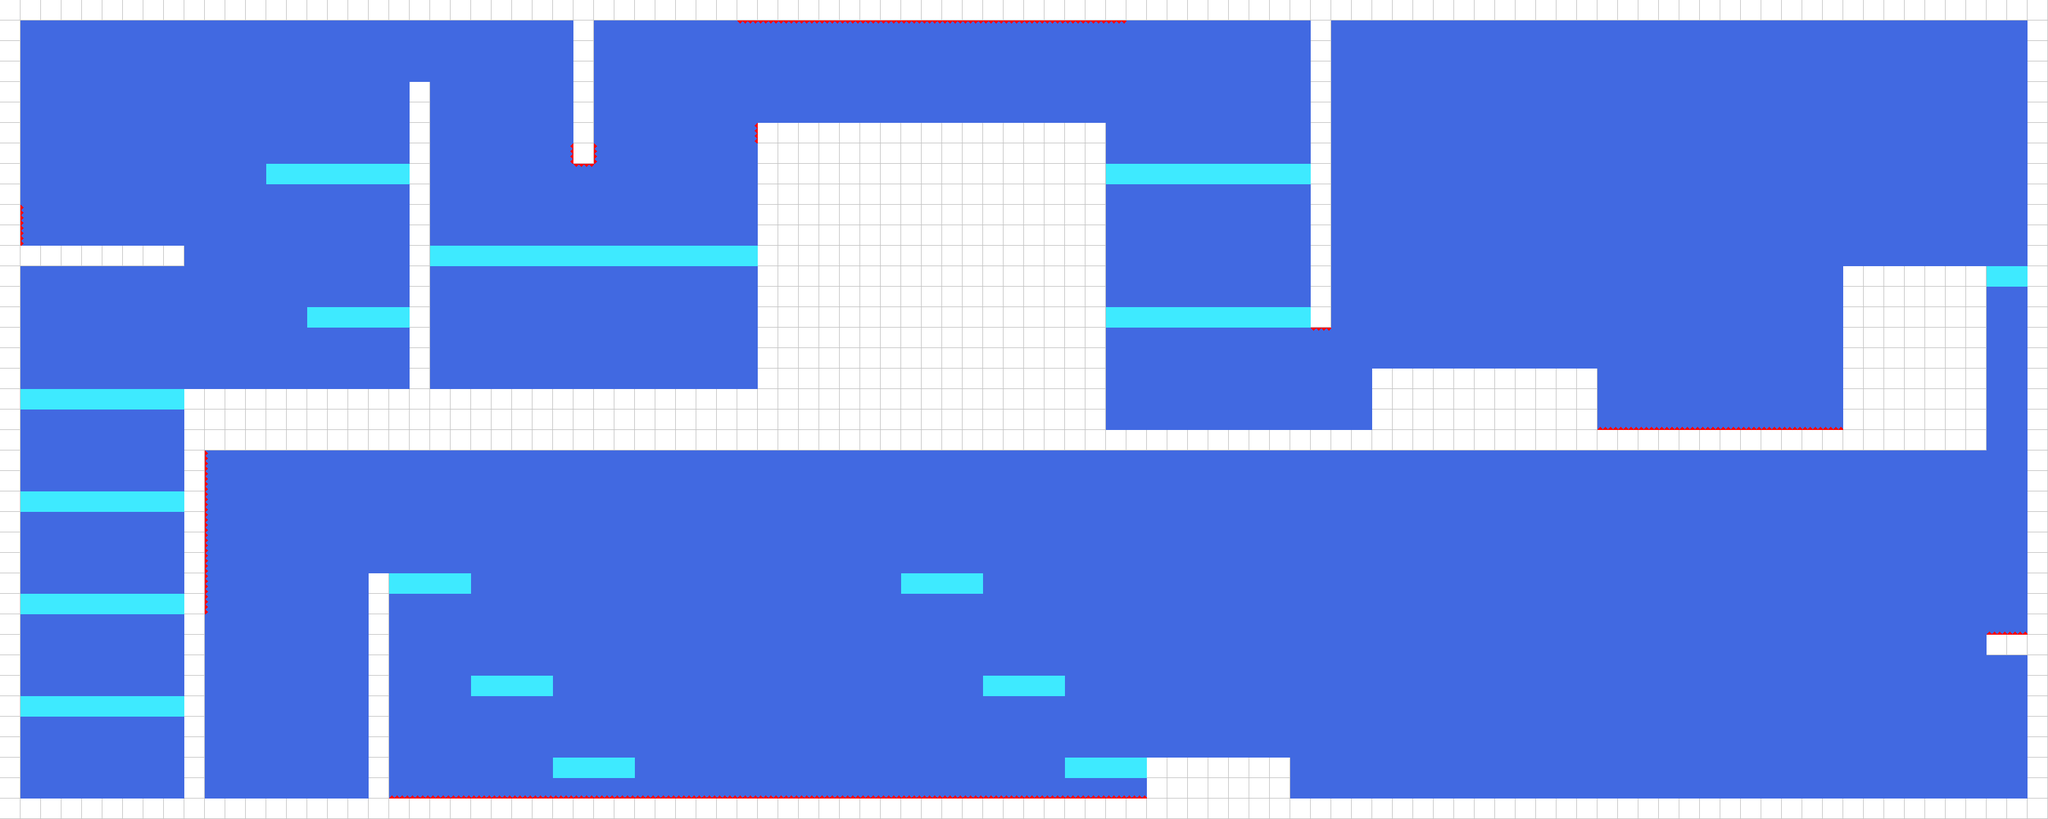

Below is a game level as drawn by its tile map, then a one-line description and the .tmx that defines it (tile-layer data replaced by summaries):
An orthogonal 100x40 tile map with 32x32 px tiles, 2 tile layers (background, foreground) and 2 objects (exit, player_start).

<map version="1.4" tiledversion="1.4.3" orientation="orthogonal" renderorder="right-down" width="100" height="40" tilewidth="32" tileheight="32" infinite="0" nextlayerid="4" nextobjectid="3">
 <tileset firstgid="1" source="simple_tileset_32.tsx" />
 <layer id="1" name="background" width="100" height="40">
  <properties>
   <property name="nocollide" value="true" />
   <property name="tileset" value="simple_tileset_32" />
  </properties>
  <data>[4000 cells, 4000 non-empty, 1 distinct tile ids]</data>
 </layer>
 <layer id="2" name="foreground" width="100" height="40">
  <properties>
   <property name="destructible_id" type="int" value="8" />
   <property name="spikes_bot_id" value="4" />
   <property name="spikes_height" type="int" value="5" />
   <property name="spikes_left_id" value="7" />
   <property name="spikes_right_id" value="5" />
   <property name="spikes_top_id" type="int" value="6" />
   <property name="tileset" value="simple_tileset_32" />
  </properties>
  <data>[4000 cells, 1044 non-empty, 6 distinct tile ids]</data>
 </layer>
 <objectgroup id="3" name="objects">
  <object id="1" name="exit" type="exit" x="384" y="1216" />
  <object id="2" name="start" type="player_start" x="64" y="1184" />
 </objectgroup>
</map>
